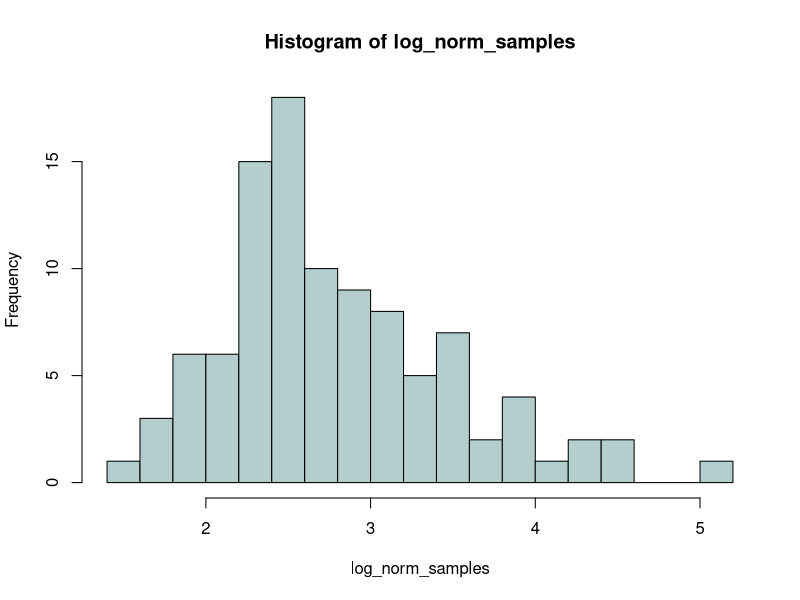
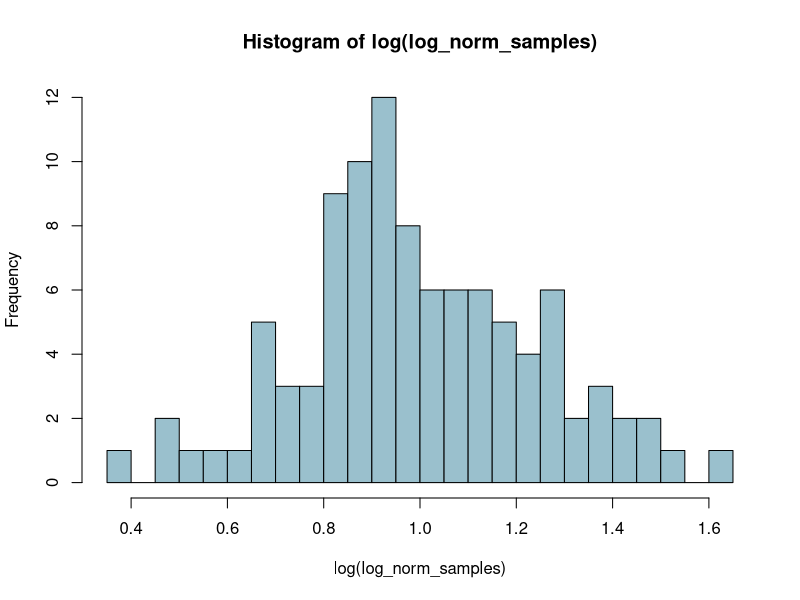

Reproduce these figures in R, in order.
## ---- chunk 1
knitr::opts_chunk$set(echo = TRUE)
## ---- chunk 2
set.seed(1024)
## ---- chunk 3
log_norm_samples <- rlnorm(n = 100L, meanlog = 1, sdlog = 0.25)
## ---- chunk 4
histogram <- hist(log_norm_samples, breaks = 20, col = "lightcyan3")
log_scale <- hist(log(log_norm_samples), breaks = 20, col = "lightblue3")
## ---- chunk 5
mean(log_norm_samples)
var(log_norm_samples)
